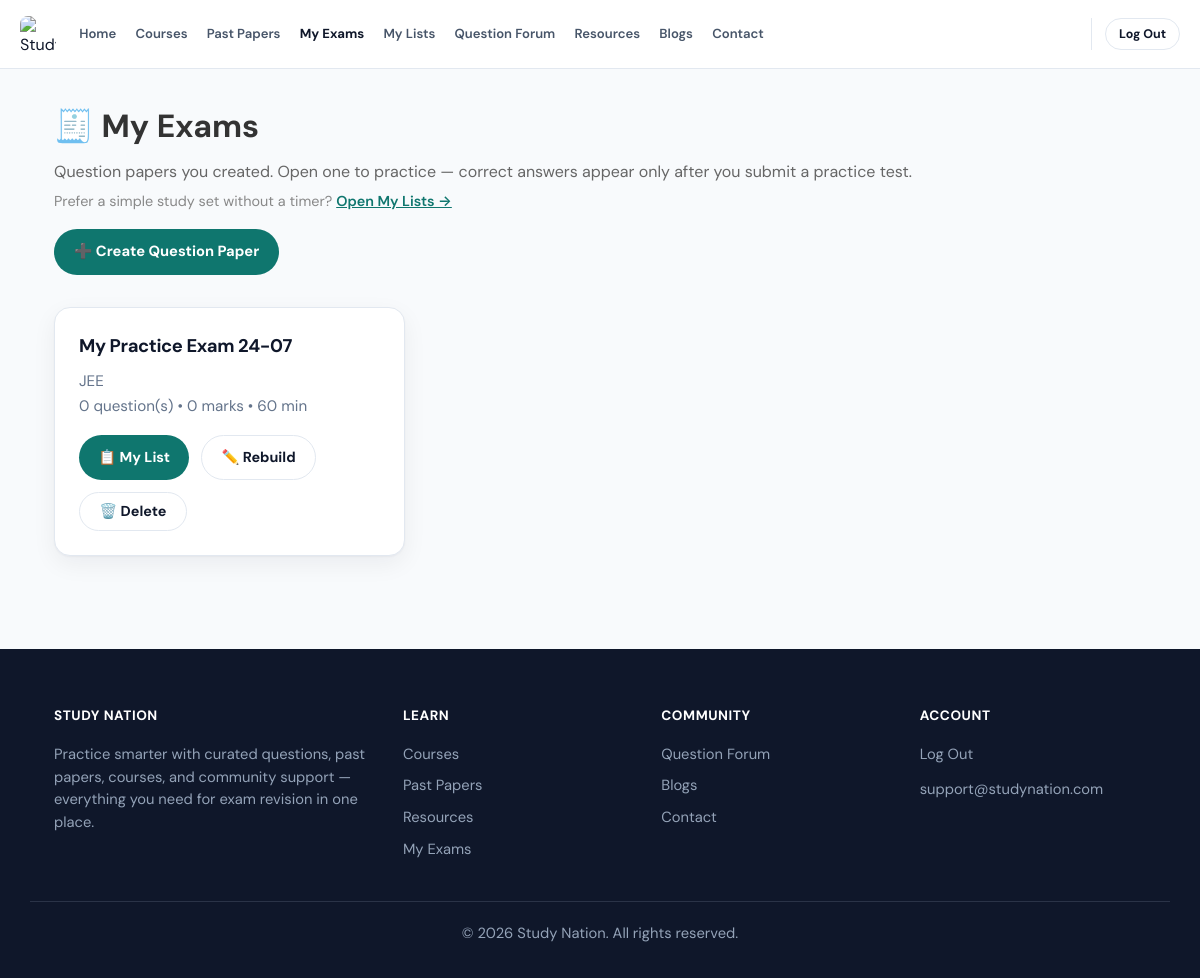
Before: /my-exams/ (signed in) with the older database file.
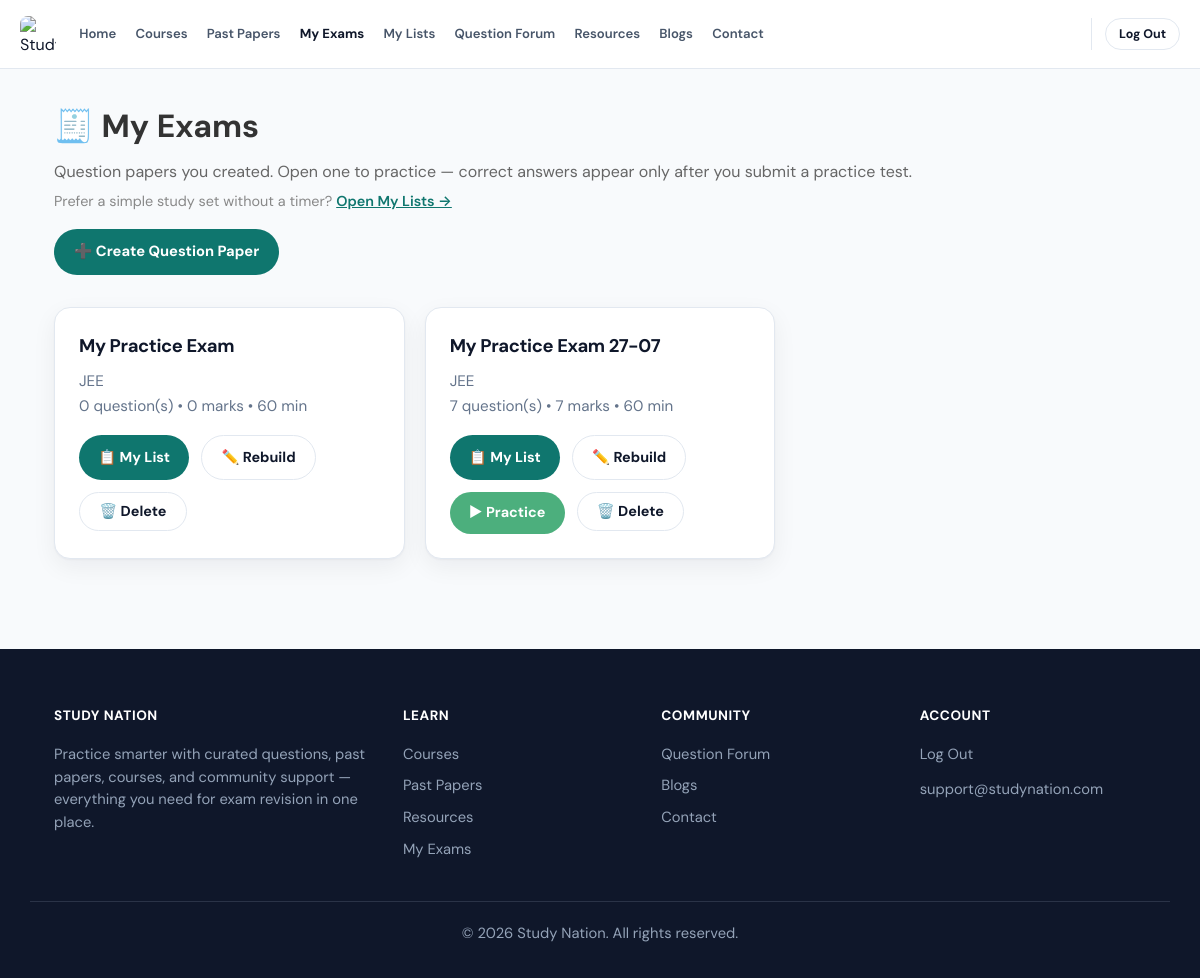
After: the same page with the newer database file.
### courses/models.py (models this page shows, shortened)
class Exam(models.Model):
    STATUS_CHOICES = [
        ("draft", "Draft"),
        ("finalized", "Finalized"),
    ]
    name = models.CharField(max_length=200, default="Untitled Exam")
    category = models.ForeignKey(
        CourseCategory,
        on_delete=models.SET_NULL,
        null=True,
        blank=True,
        related_name="exams",
        help_text="Curriculum / Subject this exam is built from",
    )
    created_by = models.ForeignKey(
        "auth.User", on_delete=models.SET_NULL, null=True, blank=True, related_name="exams"
    )
    status = models.CharField(max_length=20, choices=STATUS_CHOICES, default="draft")
    duration_minutes = models.IntegerField(
        default=60, help_text="Used for the built-in exam timer"
    )
    questions_per_page = models.IntegerField(
        default=1, help_text="How many questions to show per page in the exported PDF"
    )
    shuffle_questions = models.BooleanField(default=False)
    allow_calculator = models.BooleanField(
        default=False,
        help_text="If enabled, students can use the on-screen calculator during practice.",
    )
    questions = models.ManyToManyField(
        Question, through="ExamQuestion", related_name="exams"
    )
    created_at = models.DateTimeField(auto_now_add=True)
    updated_at = models.DateTimeField(auto_now=True)
    class Meta:
        ordering = ["-updated_at"]
    @property
    def total_marks(self):
        return sum(eq.question.marks for eq in self.exam_questions.select_related("question"))
    @property
    def question_count(self):
        return self.exam_questions.count()

class CourseCategory(models.Model):
    name = models.CharField(max_length=100, unique=True)
    description = models.TextField(blank=True)
    icon = models.CharField(max_length=50, default="book")
    created_at = models.DateTimeField(auto_now_add=True)
    class Meta:
        verbose_name_plural = "Course Categories"
        ordering = ["name"]

class ExamQuestion(models.Model):
    exam = models.ForeignKey(Exam, on_delete=models.CASCADE, related_name="exam_questions")
    question = models.ForeignKey(
        Question, on_delete=models.CASCADE, related_name="exam_links"
    )
    order = models.IntegerField(default=0)
    added_at = models.DateTimeField(auto_now_add=True)
    class Meta:
        ordering = ["order", "added_at"]
        unique_together = ("exam", "question")

class Question(models.Model):
    QUESTION_TYPES = [
        ("single_choice", "Single Choice"),
        ("multiple_choice", "Multiple Choice"),
        ("true_false", "True/False"),
        ("numerical", "Numerical"),
        ("matching", "Matching"),
        ("structured", "Structured (multi-part, past paper style)"),
        ("mcq", "Multiple Choice Questions"),
        ("comprehension", "Comprehension Questions"),
        ("fill_blank", "Fill in the Blanks Questions"),
        ("integer", "Integer Type Questions"),
    ]
    ANSWER_TYPES = [
        ("single", "Single"),
        ("multiple", "Multiple"),
    ]
    DIFFICULTY_LEVELS = [
        ("", "Add difficulty level"),
        ("easy", "Easy"),
        ("medium", "Medium"),
        ("hard", "Hard"),
    ]
    SEASON_CHOICES = [
        ("summer", "Summer"),
        ("winter", "Winter"),
        ("specimen", "Specimen"),
    ]
    ZONE_CHOICES = [
        ("", "—"),
        ("zone_1", "Zone 1"),
        ("zone_2", "Zone 2"),
        ("zone_3", "Zone 3"),
    ]
    question_bank = models.ForeignKey(
        QuestionBank, on_delete=models.CASCADE, related_name="questions"
    )
    question_type = models.CharField(max_length=20, choices=QUESTION_TYPES)
    question_text = models.TextField(
        help_text=(
            "Supports inline math using LaTeX delimiters: $x^2+1$ for inline, "
            "$$\\frac{a}{b}$$ for a centered block. Rendered with MathJax on "
            "the site and rasterized for PDF export."
        )
    )
    order = models.IntegerField(default=0)
    option_a = models.CharField(max_length=5000, blank=True)
    option_b = models.CharField(max_length=5000, blank=True)
    option_c = models.CharField(max_length=5000, blank=True)
    option_d = models.CharField(max_length=5000, blank=True)
    correct_answer = models.CharField(
        max_length=5000, blank=True, help_text="For choice: A/B/C/D or A,B for multiple"
    )
    marks = models.IntegerField(default=1)
    explanation = models.TextField(
        blank=True, help_text="Shown to students as the question 'Solution'."
    )
    video_solution_url = models.URLField(
        max_length=500,
        blank=True,
        default="",
        help_text="Optional link to a video solution (YouTube, Vimeo, Drive, etc.).",
    )
    difficulty_level = models.CharField(
        max_length=10, choices=DIFFICULTY_LEVELS, blank=True, default=""
    )
    answer_type = models.CharField(
        max_length=10,
        choices=ANSWER_TYPES,
        default="single",
        help_text="Whether one option ('single') or several options "
        "('multiple') can be marked correct.",
    )
    negative_marks = models.DecimalField(
        max_digits=6, decimal_places=2, default=0,
        help_text="Marks deducted for a wrong attempt.",
    )
    partial_marking = models.BooleanField(
        default=False,
        help_text="Award proportional marks for a partially-correct "
        "'multiple' answer instead of all-or-nothing.",
    )
    passage = models.TextField(
        blank=True,
        help_text="Shared comprehension passage this question belongs to "
        "(only used for 'comprehension' type questions).",
    )
    numeric_tolerance = models.DecimalField(
        max_digits=10, decimal_places=3, null=True, blank=True,
        help_text="Allowed +/- tolerance for 'integer' type answers.",
    )
    tags = models.CharField(
        max_length=500,
        blank=True,
        help_text="Comma-separated tags, e.g. 'Algebra, Grade 10'",
    )
    topic = models.CharField(
        max_length=255,
        blank=True,
        help_text="Comma-separated topics, e.g. 'Functions, Modulus'",
    )
    paper_code = models.CharField(
        max_length=50,
        blank=True,
        help_text="Subject/paper code, e.g. '0606/23'",
    )
    year = models.IntegerField(null=True, blank=True, help_text="e.g. 2019")
    season = models.CharField(
        max_length=20, choices=SEASON_CHOICES, blank=True
    )
    zone = models.CharField(max_length=20, choices=ZONE_CHOICES, blank=True)
    question_number = models.CharField(
        max_length=20,
        blank=True,
        help_text="Question number within the paper, e.g. 'Q10' or '10'",
    )
    question_code = models.CharField(
        max_length=120,
        blank=True,
        db_index=True,
        help_text=(
            "Auto-generated display code, e.g. '0606/23_Winter_2019_Q10'. "
            "Leave blank to auto-generate from paper code, season, year, "
            "and question number."
        ),
    )
    equation_images = models.TextField(
        blank=True,
        help_text="JSON list of equation image URLs captured from a Word import (read-only reference).",
    )
    created_at = models.DateTimeField(auto_now_add=True)
    class Meta:
        ordering = ["order"]

### courses/views.py (the view)
    def wrapped(request, *args, **kwargs):
        if not request.user.is_authenticated:
            return redirect(f"/login/?next={request.path}")
        if not _user_can_access_portal(request.user):
            messages.error(
                request,
                "Please log in with a student or admin account to continue.",
            )
            return redirect("courses:student_login")
        if _user_is_admin(request.user):
            _ensure_admin_profile(request.user)
        return view_func(request, *args, **kwargs)

### courses/views.py (called while the page is built)
def _user_is_admin(user):
    if not user or not getattr(user, "is_authenticated", False):
        return False
    if hasattr(user, "admin_profile"):
        return True
    return bool(getattr(user, "is_superuser", False))

def _user_is_student(user):
    return bool(
        user
        and getattr(user, "is_authenticated", False)
        and hasattr(user, "student_profile")
    )

def _user_can_access_portal(user):
    return _user_is_student(user) or _user_is_admin(user)

def student_required(view_func):
    def wrapped(request, *args, **kwargs):
        if not request.user.is_authenticated:
            return redirect(f"/login/?next={request.path}")
        if not _user_can_access_portal(request.user):
            messages.error(
                request,
                "Please log in with a student or admin account to continue.",
            )
            return redirect("courses:student_login")
        if _user_is_admin(request.user):
            _ensure_admin_profile(request.user)
        return view_func(request, *args, **kwargs)
    return wrapped

### courses/templates/courses/student_exams.html (shortened to what this page needs)
{% extends 'base.html' %}
{% block content %}
  <div style="display: flex; justify-content: space-between; align-items: center; flex-wrap: wrap; gap: 1rem; margin-bottom: 2rem;">
    <div>
      <h1 style="color: #333; margin-bottom: 0.4rem;">🧾 My Exams</h1>
      <p style="color: #666;">Question papers you created. Open one to practice — correct answers appear only after you submit a practice test.</p>
      <p style="color: #888; font-size: 0.9rem; margin-top: 0.35rem;">
        Prefer a simple study set without a timer?
        <a href="{% url 'courses:student_question_lists' %}" style="color: #0f766e; font-weight: 600;">Open My Lists →</a>
      </p>
    </div>
    <a href="{% url 'courses:student_create_exam' %}" class="btn">➕ Create Question Paper</a>
  </div>
  {% if exams %}
    <div class="grid">
      {% for exam in exams %}
        <div class="card">
          <h3>{{ exam.name }}</h3>
          <p>
            {{ exam.category.name|default:"No subject set" }}<br />
            {{ exam.question_count }} question(s) &bull; {{ exam.total_marks }} marks &bull; {{ exam.duration_minutes }} min
          </p>
          <div style="display: flex; gap: 0.75rem; flex-wrap: wrap;">
            <a href="{% url 'courses:student_edit_exam' exam.id %}?tab=list" class="btn" style="padding: 0.6rem 1.2rem; font-size: 0.9rem;">📋 My List</a>
            <a href="{% url 'courses:student_edit_exam' exam.id %}?tab=create" class="btn btn-secondary" style="padding: 0.6rem 1.2rem; font-size: 0.9rem;">✏️ Rebuild</a>
            {% if exam.question_count %}
              <a href="{% url 'courses:student_practice_start' exam.id %}" class="btn" style="padding: 0.6rem 1.2rem; font-size: 0.9rem; background: #4caf7d;">▶ Practice</a>
            {% endif %}
            <form method="post" action="{% url 'courses:student_delete_exam' exam.id %}" style="display:inline;" onsubmit="return confirm('Delete this paper? This cannot be undone.');">{% csrf_token %}<button type="submit" class="btn btn-secondary" style="padding: 0.6rem 1.2rem; font-size: 0.9rem;">🗑️ Delete</button></form>
          </div>
        </div>
      {% endfor %}
    </div>
  {% endif %}
{% endblock %}

Changed rows visible on the page:
added Exam: name "My Practice Exam", category.name "JEE", question_count "0", total_marks "0", duration_minutes "60"
changed Exam: name "My Practice Exam 24-07" → "My Practice Exam 27-07"; question_count "0" → "7"; total_marks "0" → "7"; now shows "▶ Practice"
